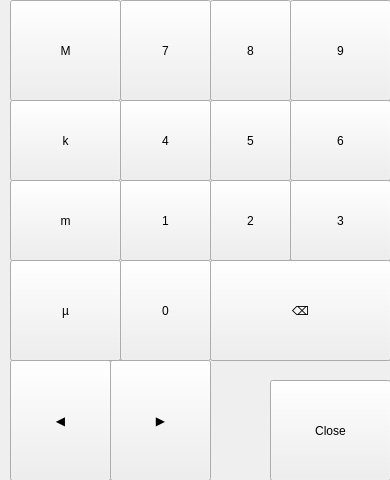
<?xml version="1.0" encoding="UTF-8"?>
<ui version="4.0">
 <class>uiKeyboardNumericUnitsRH</class>
 <widget class="QWidget" name="uiKeyboardNumericUnitsRH">
  <property name="geometry">
   <rect>
    <x>0</x>
    <y>0</y>
    <width>390</width>
    <height>480</height>
   </rect>
  </property>
  <property name="windowTitle">
   <string notr="true">Chronos Screen</string>
  </property>
  <widget class="Backdrop" name="backdrop">
   <property name="geometry">
    <rect>
     <x>10</x>
     <y>0</y>
     <width>381</width>
     <height>481</height>
    </rect>
   </property>
  </widget>
  <widget class="Backdrop" name="uiDropshadow">
   <property name="geometry">
    <rect>
     <x>0</x>
     <y>0</y>
     <width>10</width>
     <height>481</height>
    </rect>
   </property>
   <property name="customStyleSheet" stdset="0">
    <string>background: qlineargradient(x1:0 y1:0, x2:1 y2:0, stop:0 transparent, stop:1 rgba(0,0,0,128));</string>
   </property>
  </widget>
  <widget class="QWidget" name="uiKeyPanel" native="true">
   <property name="geometry">
    <rect>
     <x>10</x>
     <y>0</y>
     <width>381</width>
     <height>481</height>
    </rect>
   </property>
   <widget class="Button" name="uiDot">
    <property name="geometry">
     <rect>
      <x>200</x>
      <y>260</y>
      <width>81</width>
      <height>101</height>
     </rect>
    </property>
    <property name="text">
     <string>.</string>
    </property>
    <property name="clickMarginLeft" stdset="0">
     <enum>Button::none</enum>
    </property>
    <property name="clickMarginRight" stdset="0">
     <enum>Button::none</enum>
    </property>
    <property name="clickMarginTop" stdset="0">
     <enum>Button::none</enum>
    </property>
    <property name="customStyleSheet" stdset="0">
     <string>Button { font-size: 22px; }</string>
    </property>
   </widget>
   <widget class="Button" name="ui1">
    <property name="geometry">
     <rect>
      <x>110</x>
      <y>180</y>
      <width>91</width>
      <height>81</height>
     </rect>
    </property>
    <property name="text">
     <string>1</string>
    </property>
    <property name="clickMarginLeft" stdset="0">
     <enum>Button::half</enum>
    </property>
    <property name="clickMarginRight" stdset="0">
     <enum>Button::none</enum>
    </property>
    <property name="clickMarginTop" stdset="0">
     <enum>Button::none</enum>
    </property>
    <property name="clickMarginBottom" stdset="0">
     <enum>Button::none</enum>
    </property>
    <property name="customStyleSheet" stdset="0">
     <string>Button { font-size: 22px; }</string>
    </property>
   </widget>
   <widget class="Button" name="ui0">
    <property name="geometry">
     <rect>
      <x>110</x>
      <y>260</y>
      <width>91</width>
      <height>101</height>
     </rect>
    </property>
    <property name="text">
     <string>0</string>
    </property>
    <property name="clickMarginLeft" stdset="0">
     <enum>Button::half</enum>
    </property>
    <property name="clickMarginRight" stdset="0">
     <enum>Button::none</enum>
    </property>
    <property name="clickMarginTop" stdset="0">
     <enum>Button::none</enum>
    </property>
    <property name="customStyleSheet" stdset="0">
     <string>Button { font-size: 22px; }</string>
    </property>
   </widget>
   <widget class="Button" name="ui5">
    <property name="geometry">
     <rect>
      <x>200</x>
      <y>100</y>
      <width>81</width>
      <height>81</height>
     </rect>
    </property>
    <property name="text">
     <string>5</string>
    </property>
    <property name="clickMarginLeft" stdset="0">
     <enum>Button::none</enum>
    </property>
    <property name="clickMarginRight" stdset="0">
     <enum>Button::none</enum>
    </property>
    <property name="clickMarginTop" stdset="0">
     <enum>Button::none</enum>
    </property>
    <property name="clickMarginBottom" stdset="0">
     <enum>Button::none</enum>
    </property>
    <property name="customStyleSheet" stdset="0">
     <string>Button { font-size: 22px; }</string>
    </property>
   </widget>
   <widget class="Button" name="ui7">
    <property name="geometry">
     <rect>
      <x>110</x>
      <y>0</y>
      <width>91</width>
      <height>101</height>
     </rect>
    </property>
    <property name="text">
     <string>7</string>
    </property>
    <property name="clickMarginLeft" stdset="0">
     <enum>Button::half</enum>
    </property>
    <property name="clickMarginRight" stdset="0">
     <enum>Button::none</enum>
    </property>
    <property name="clickMarginBottom" stdset="0">
     <enum>Button::none</enum>
    </property>
    <property name="customStyleSheet" stdset="0">
     <string>Button { font-size: 22px; }</string>
    </property>
   </widget>
   <widget class="Button" name="ui8">
    <property name="geometry">
     <rect>
      <x>200</x>
      <y>0</y>
      <width>81</width>
      <height>101</height>
     </rect>
    </property>
    <property name="text">
     <string>8</string>
    </property>
    <property name="clickMarginLeft" stdset="0">
     <enum>Button::none</enum>
    </property>
    <property name="clickMarginRight" stdset="0">
     <enum>Button::none</enum>
    </property>
    <property name="clickMarginBottom" stdset="0">
     <enum>Button::none</enum>
    </property>
    <property name="customStyleSheet" stdset="0">
     <string>Button { font-size: 22px; }</string>
    </property>
   </widget>
   <widget class="Button" name="uiBackspaceNarrow">
    <property name="geometry">
     <rect>
      <x>280</x>
      <y>260</y>
      <width>101</width>
      <height>101</height>
     </rect>
    </property>
    <property name="text">
     <string>⌫</string>
    </property>
    <property name="autoRepeat">
     <bool>true</bool>
    </property>
    <property name="autoRepeatDelay">
     <number>500</number>
    </property>
    <property name="clickMarginLeft" stdset="0">
     <enum>Button::none</enum>
    </property>
    <property name="clickMarginRight" stdset="0">
     <enum>Button::full</enum>
    </property>
    <property name="clickMarginTop" stdset="0">
     <enum>Button::none</enum>
    </property>
    <property name="customStyleSheet" stdset="0">
     <string>Button { font-size: 22px; }</string>
    </property>
   </widget>
   <widget class="Button" name="ui2">
    <property name="geometry">
     <rect>
      <x>200</x>
      <y>180</y>
      <width>81</width>
      <height>81</height>
     </rect>
    </property>
    <property name="text">
     <string>2</string>
    </property>
    <property name="clickMarginLeft" stdset="0">
     <enum>Button::none</enum>
    </property>
    <property name="clickMarginRight" stdset="0">
     <enum>Button::none</enum>
    </property>
    <property name="clickMarginTop" stdset="0">
     <enum>Button::none</enum>
    </property>
    <property name="clickMarginBottom" stdset="0">
     <enum>Button::none</enum>
    </property>
    <property name="customStyleSheet" stdset="0">
     <string>Button { font-size: 22px; }</string>
    </property>
   </widget>
   <widget class="Button" name="uiClose">
    <property name="geometry">
     <rect>
      <x>260</x>
      <y>380</y>
      <width>121</width>
      <height>101</height>
     </rect>
    </property>
    <property name="text">
     <string>Close</string>
    </property>
    <property name="clickMarginTop" stdset="0">
     <enum>Button::none</enum>
    </property>
    <property name="customStyleSheet" stdset="0">
     <string>Button { font-size: 22px; }</string>
    </property>
   </widget>
   <widget class="Button" name="ui9">
    <property name="geometry">
     <rect>
      <x>280</x>
      <y>0</y>
      <width>101</width>
      <height>101</height>
     </rect>
    </property>
    <property name="text">
     <string>9</string>
    </property>
    <property name="clickMarginLeft" stdset="0">
     <enum>Button::none</enum>
    </property>
    <property name="clickMarginRight" stdset="0">
     <enum>Button::full</enum>
    </property>
    <property name="clickMarginBottom" stdset="0">
     <enum>Button::none</enum>
    </property>
    <property name="customStyleSheet" stdset="0">
     <string>Button { font-size: 22px; }</string>
    </property>
   </widget>
   <widget class="Button" name="ui6">
    <property name="geometry">
     <rect>
      <x>280</x>
      <y>100</y>
      <width>101</width>
      <height>81</height>
     </rect>
    </property>
    <property name="text">
     <string>6</string>
    </property>
    <property name="clickMarginLeft" stdset="0">
     <enum>Button::none</enum>
    </property>
    <property name="clickMarginRight" stdset="0">
     <enum>Button::full</enum>
    </property>
    <property name="clickMarginTop" stdset="0">
     <enum>Button::none</enum>
    </property>
    <property name="clickMarginBottom" stdset="0">
     <enum>Button::none</enum>
    </property>
    <property name="customStyleSheet" stdset="0">
     <string>Button { font-size: 22px; }</string>
    </property>
   </widget>
   <widget class="Button" name="ui3">
    <property name="geometry">
     <rect>
      <x>280</x>
      <y>180</y>
      <width>101</width>
      <height>81</height>
     </rect>
    </property>
    <property name="text">
     <string>3</string>
    </property>
    <property name="clickMarginLeft" stdset="0">
     <enum>Button::none</enum>
    </property>
    <property name="clickMarginRight" stdset="0">
     <enum>Button::full</enum>
    </property>
    <property name="clickMarginTop" stdset="0">
     <enum>Button::none</enum>
    </property>
    <property name="clickMarginBottom" stdset="0">
     <enum>Button::none</enum>
    </property>
    <property name="customStyleSheet" stdset="0">
     <string>Button { font-size: 22px; }</string>
    </property>
   </widget>
   <widget class="Button" name="ui4">
    <property name="geometry">
     <rect>
      <x>110</x>
      <y>100</y>
      <width>91</width>
      <height>81</height>
     </rect>
    </property>
    <property name="text">
     <string>4</string>
    </property>
    <property name="clickMarginLeft" stdset="0">
     <enum>Button::half</enum>
    </property>
    <property name="clickMarginRight" stdset="0">
     <enum>Button::none</enum>
    </property>
    <property name="clickMarginTop" stdset="0">
     <enum>Button::none</enum>
    </property>
    <property name="clickMarginBottom" stdset="0">
     <enum>Button::none</enum>
    </property>
    <property name="customStyleSheet" stdset="0">
     <string>Button { font-size: 22px; }</string>
    </property>
   </widget>
   <widget class="Button" name="uiRight">
    <property name="geometry">
     <rect>
      <x>100</x>
      <y>360</y>
      <width>101</width>
      <height>121</height>
     </rect>
    </property>
    <property name="text">
     <string>▶</string>
    </property>
    <property name="autoRepeat">
     <bool>true</bool>
    </property>
    <property name="autoRepeatDelay">
     <number>500</number>
    </property>
    <property name="clickMarginLeft" stdset="0">
     <enum>Button::none</enum>
    </property>
    <property name="customStyleSheet" stdset="0">
     <string>Button { font-size: 22px; }</string>
    </property>
   </widget>
   <widget class="Button" name="uiMega">
    <property name="geometry">
     <rect>
      <x>0</x>
      <y>0</y>
      <width>111</width>
      <height>101</height>
     </rect>
    </property>
    <property name="text">
     <string>M</string>
    </property>
    <property name="checkable">
     <bool>true</bool>
    </property>
    <property name="clickMarginRight" stdset="0">
     <enum>Button::half</enum>
    </property>
    <property name="clickMarginBottom" stdset="0">
     <enum>Button::none</enum>
    </property>
    <property name="customStyleSheet" stdset="0">
     <string>Button { font-size: 22px; }</string>
    </property>
   </widget>
   <widget class="Button" name="uiLeft">
    <property name="geometry">
     <rect>
      <x>0</x>
      <y>360</y>
      <width>101</width>
      <height>121</height>
     </rect>
    </property>
    <property name="text">
     <string>◀</string>
    </property>
    <property name="autoRepeat">
     <bool>true</bool>
    </property>
    <property name="autoRepeatDelay">
     <number>500</number>
    </property>
    <property name="clickMarginRight" stdset="0">
     <enum>Button::none</enum>
    </property>
    <property name="customStyleSheet" stdset="0">
     <string>Button { font-size: 22px; }</string>
    </property>
   </widget>
   <widget class="Button" name="uiKilo">
    <property name="geometry">
     <rect>
      <x>0</x>
      <y>100</y>
      <width>111</width>
      <height>81</height>
     </rect>
    </property>
    <property name="text">
     <string>k</string>
    </property>
    <property name="checkable">
     <bool>true</bool>
    </property>
    <property name="clickMarginRight" stdset="0">
     <enum>Button::half</enum>
    </property>
    <property name="clickMarginTop" stdset="0">
     <enum>Button::none</enum>
    </property>
    <property name="clickMarginBottom" stdset="0">
     <enum>Button::none</enum>
    </property>
    <property name="customStyleSheet" stdset="0">
     <string>Button { font-size: 22px; }</string>
    </property>
   </widget>
   <widget class="Button" name="uiMicro">
    <property name="geometry">
     <rect>
      <x>0</x>
      <y>260</y>
      <width>111</width>
      <height>101</height>
     </rect>
    </property>
    <property name="text">
     <string>µ</string>
    </property>
    <property name="checkable">
     <bool>true</bool>
    </property>
    <property name="clickMarginRight" stdset="0">
     <enum>Button::half</enum>
    </property>
    <property name="clickMarginTop" stdset="0">
     <enum>Button::none</enum>
    </property>
    <property name="customStyleSheet" stdset="0">
     <string>Button { font-size: 22px; }</string>
    </property>
   </widget>
   <widget class="Button" name="uiMilli">
    <property name="geometry">
     <rect>
      <x>0</x>
      <y>180</y>
      <width>111</width>
      <height>81</height>
     </rect>
    </property>
    <property name="text">
     <string>m</string>
    </property>
    <property name="checkable">
     <bool>true</bool>
    </property>
    <property name="clickMarginRight" stdset="0">
     <enum>Button::half</enum>
    </property>
    <property name="clickMarginTop" stdset="0">
     <enum>Button::none</enum>
    </property>
    <property name="clickMarginBottom" stdset="0">
     <enum>Button::none</enum>
    </property>
    <property name="customStyleSheet" stdset="0">
     <string>Button { font-size: 22px; }</string>
    </property>
   </widget>
   <widget class="Button" name="uiBackspaceWide">
    <property name="geometry">
     <rect>
      <x>200</x>
      <y>260</y>
      <width>181</width>
      <height>101</height>
     </rect>
    </property>
    <property name="text">
     <string>⌫</string>
    </property>
    <property name="autoRepeat">
     <bool>true</bool>
    </property>
    <property name="autoRepeatDelay">
     <number>500</number>
    </property>
    <property name="clickMarginLeft" stdset="0">
     <enum>Button::none</enum>
    </property>
    <property name="clickMarginRight" stdset="0">
     <enum>Button::full</enum>
    </property>
    <property name="clickMarginTop" stdset="0">
     <enum>Button::none</enum>
    </property>
    <property name="customStyleSheet" stdset="0">
     <string>Button { font-size: 22px; }</string>
    </property>
   </widget>
   <zorder>ui1</zorder>
   <zorder>ui0</zorder>
   <zorder>ui5</zorder>
   <zorder>ui7</zorder>
   <zorder>ui8</zorder>
   <zorder>ui2</zorder>
   <zorder>uiClose</zorder>
   <zorder>ui9</zorder>
   <zorder>ui6</zorder>
   <zorder>ui3</zorder>
   <zorder>ui4</zorder>
   <zorder>uiRight</zorder>
   <zorder>uiMega</zorder>
   <zorder>uiLeft</zorder>
   <zorder>uiKilo</zorder>
   <zorder>uiMicro</zorder>
   <zorder>uiMilli</zorder>
   <zorder>uiBackspaceNarrow</zorder>
   <zorder>uiDot</zorder>
   <zorder>uiBackspaceWide</zorder>
  </widget>
  <zorder>backdrop</zorder>
  <zorder>uiKeyPanel</zorder>
  <zorder>uiDropshadow</zorder>
 </widget>
 <customwidgets>
  <customwidget>
   <class>Backdrop</class>
   <extends>QLabel</extends>
   <header>backdrop</header>
  </customwidget>
  <customwidget>
   <class>Button</class>
   <extends>QPushButton</extends>
   <header>button</header>
  </customwidget>
 </customwidgets>
 <tabstops>
  <tabstop>uiMega</tabstop>
  <tabstop>ui7</tabstop>
  <tabstop>ui8</tabstop>
  <tabstop>ui9</tabstop>
  <tabstop>uiKilo</tabstop>
  <tabstop>ui4</tabstop>
  <tabstop>ui5</tabstop>
  <tabstop>ui6</tabstop>
  <tabstop>uiMilli</tabstop>
  <tabstop>ui1</tabstop>
  <tabstop>ui2</tabstop>
  <tabstop>ui3</tabstop>
  <tabstop>uiMicro</tabstop>
  <tabstop>ui0</tabstop>
  <tabstop>uiDot</tabstop>
  <tabstop>uiBackspaceNarrow</tabstop>
  <tabstop>uiLeft</tabstop>
  <tabstop>uiRight</tabstop>
  <tabstop>uiClose</tabstop>
 </tabstops>
 <resources/>
 <connections/>
</ui>
